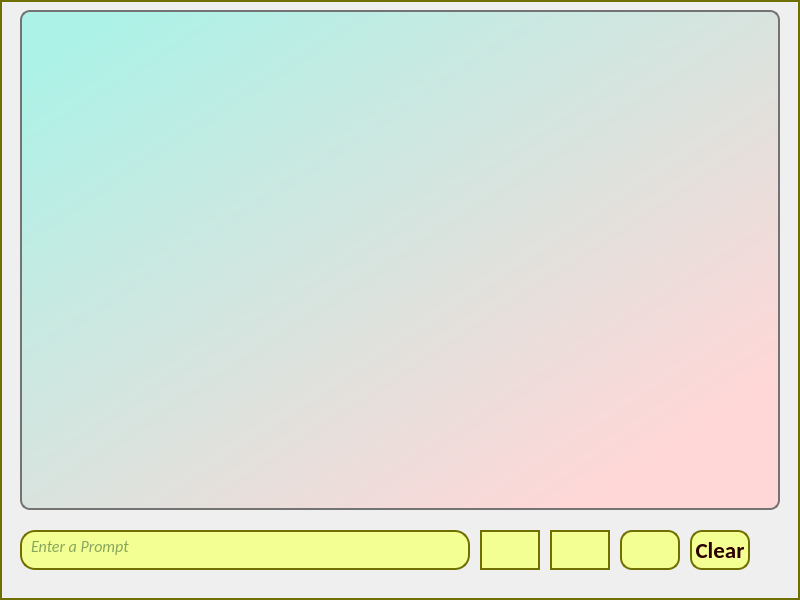
<?xml version="1.0" encoding="UTF-8"?>
<ui version="4.0">
 <class>Dialog</class>
 <widget class="QDialog" name="Dialog">
  <property name="geometry">
   <rect>
    <x>0</x>
    <y>0</y>
    <width>800</width>
    <height>600</height>
   </rect>
  </property>
  <property name="font">
   <font>
    <pointsize>10</pointsize>
    <weight>75</weight>
    <bold>true</bold>
   </font>
  </property>
  <property name="windowTitle">
   <string>RePaLk AI</string>
  </property>
  <property name="windowIcon">
   <iconset>
    <normaloff>../icons/logo.png</normaloff>../icons/logo.png</iconset>
  </property>
  <property name="toolTip">
   <string/>
  </property>
  <property name="toolTipDuration">
   <number>1</number>
  </property>
  <property name="statusTip">
   <string comment="Save to a file"/>
  </property>
  <property name="styleSheet">
   <string notr="true">background-color:qconicalgradient(cx:0.5, cy:0.5, angle:0, stop:0 rgba(35, 40, 3, 255), stop:0.16 rgba(136, 106, 22, 255), stop:0.225 rgba(166, 140, 41, 255), stop:0.285 rgba(204, 181, 74, 255), stop:0.345 rgba(235, 219, 102, 255), stop:0.415 rgba(245, 236, 112, 255), stop:0.52 rgba(209, 190, 76, 255), stop:0.57 rgba(187, 156, 51, 255), stop:0.635 rgba(168, 142, 42, 255), stop:0.695 rgba(202, 174, 68, 255), stop:0.75 rgba(218, 202, 86, 255), stop:0.815 rgba(208, 187, 73, 255), stop:0.88 rgba(187, 156, 51, 255), stop:0.935 rgba(137, 108, 26, 255), stop:1 rgba(35, 40, 3, 255));
border: 1.5px solid rgb(111, 111, 0);
color:black</string>
  </property>
  <widget class="QPushButton" name="pushButton">
   <property name="geometry">
    <rect>
     <x>480</x>
     <y>530</y>
     <width>60</width>
     <height>40</height>
    </rect>
   </property>
   <property name="font">
    <font>
     <pointsize>13</pointsize>
     <weight>75</weight>
     <bold>true</bold>
    </font>
   </property>
   <property name="toolTip">
    <string>Press enter to input text to output window </string>
   </property>
   <property name="toolTipDuration">
    <number>-1</number>
   </property>
   <property name="autoFillBackground">
    <bool>false</bool>
   </property>
   <property name="styleSheet">
    <string notr="true">QPushButton{
background-color:rgb(244, 255, 147);
padding:5px;
image-postion 5px,0px
}
QPushButton:hover{
background-color: rgb(208, 0, 104);
}

</string>
   </property>
   <property name="text">
    <string notr="true"/>
   </property>
   <property name="icon">
    <iconset>
     <normaloff>../icons/enter.png</normaloff>../icons/enter.png</iconset>
   </property>
   <property name="iconSize">
    <size>
     <width>52</width>
     <height>50</height>
    </size>
   </property>
   <property name="autoDefault">
    <bool>true</bool>
   </property>
   <property name="default">
    <bool>false</bool>
   </property>
  </widget>
  <widget class="QTextEdit" name="textEdit">
   <property name="geometry">
    <rect>
     <x>20</x>
     <y>530</y>
     <width>450</width>
     <height>40</height>
    </rect>
   </property>
   <property name="font">
    <font>
     <family>Calibri</family>
     <pointsize>12</pointsize>
     <weight>50</weight>
     <italic>true</italic>
     <bold>false</bold>
    </font>
   </property>
   <property name="contextMenuPolicy">
    <enum>Qt::NoContextMenu</enum>
   </property>
   <property name="toolTip">
    <string>text input </string>
   </property>
   <property name="autoFillBackground">
    <bool>false</bool>
   </property>
   <property name="styleSheet">
    <string notr="true">QTextEdit{
background-color:rgb(244, 255, 147);
font: italic 12pt &quot;Calibri&quot;;
color:rgb(26, 77, 38);
border-radius:15px;
padding-left:5px
}

QTextEdit:focus{
border: 1.5px solid rgb(129, 0, 97);
}</string>
   </property>
   <property name="lineWidth">
    <number>3</number>
   </property>
   <property name="lineWrapColumnOrWidth">
    <number>0</number>
   </property>
   <property name="html">
    <string>&lt;!DOCTYPE HTML PUBLIC &quot;-//W3C//DTD HTML 4.0//EN&quot; &quot;http://www.w3.org/TR/REC-html40/strict.dtd&quot;&gt;
&lt;html&gt;&lt;head&gt;&lt;meta name=&quot;qrichtext&quot; content=&quot;1&quot; /&gt;&lt;style type=&quot;text/css&quot;&gt;
p, li { white-space: pre-wrap; }
&lt;/style&gt;&lt;/head&gt;&lt;body style=&quot; font-family:'Calibri'; font-size:12pt; font-weight:400; font-style:italic;&quot;&gt;
&lt;p style=&quot;-qt-paragraph-type:empty; margin-top:0px; margin-bottom:0px; margin-left:0px; margin-right:0px; -qt-block-indent:0; text-indent:0px;&quot;&gt;&lt;br /&gt;&lt;/p&gt;&lt;/body&gt;&lt;/html&gt;</string>
   </property>
   <property name="placeholderText">
    <string>Enter a Prompt</string>
   </property>
  </widget>
  <widget class="QListWidget" name="listWidget">
   <property name="geometry">
    <rect>
     <x>20</x>
     <y>10</y>
     <width>760</width>
     <height>500</height>
    </rect>
   </property>
   <property name="sizePolicy">
    <sizepolicy hsizetype="Expanding" vsizetype="Expanding">
     <horstretch>0</horstretch>
     <verstretch>0</verstretch>
    </sizepolicy>
   </property>
   <property name="font">
    <font>
     <family>Calibri</family>
     <pointsize>12</pointsize>
     <weight>75</weight>
     <italic>false</italic>
     <bold>true</bold>
    </font>
   </property>
   <property name="toolTip">
    <string>Output Window</string>
   </property>
   <property name="styleSheet">
    <string notr="true">QListWidget{
background-color:qlineargradient(spread:pad, x1:0, y1:0, x2:1, y2:1, stop:0.0568182 rgba(172, 242, 231, 255), stop:0.869318 rgba(255, 215, 215, 255));
padding:4px; 
border: 2px solid rgb(115, 115, 115);
border-radius:10px;
}

QListWidget::item{
padding:4px;
margin:4px;
border-radius: 7px;
 background-color:rgb(244, 180, 26); 
color:rgb(20, 61, 89);
font: 12pt &quot;Arial Rounded MT Bold&quot;;
}</string>
   </property>
   <property name="verticalScrollBarPolicy">
    <enum>Qt::ScrollBarAsNeeded</enum>
   </property>
   <property name="horizontalScrollBarPolicy">
    <enum>Qt::ScrollBarAsNeeded</enum>
   </property>
   <property name="sizeAdjustPolicy">
    <enum>QAbstractScrollArea::AdjustIgnored</enum>
   </property>
   <property name="autoScroll">
    <bool>true</bool>
   </property>
   <property name="editTriggers">
    <set>QAbstractItemView::EditKeyPressed|QAbstractItemView::SelectedClicked</set>
   </property>
   <property name="selectionMode">
    <enum>QAbstractItemView::SingleSelection</enum>
   </property>
   <property name="verticalScrollMode">
    <enum>QAbstractItemView::ScrollPerPixel</enum>
   </property>
   <property name="movement">
    <enum>QListView::Static</enum>
   </property>
   <property name="flow">
    <enum>QListView::TopToBottom</enum>
   </property>
   <property name="isWrapping" stdset="0">
    <bool>false</bool>
   </property>
   <property name="resizeMode">
    <enum>QListView::Fixed</enum>
   </property>
   <property name="layoutMode">
    <enum>QListView::Batched</enum>
   </property>
   <property name="spacing">
    <number>5</number>
   </property>
   <property name="wordWrap">
    <bool>true</bool>
   </property>
  </widget>
  <widget class="QPushButton" name="pushButton2">
   <property name="geometry">
    <rect>
     <x>550</x>
     <y>530</y>
     <width>60</width>
     <height>40</height>
    </rect>
   </property>
   <property name="sizePolicy">
    <sizepolicy hsizetype="Expanding" vsizetype="Expanding">
     <horstretch>0</horstretch>
     <verstretch>0</verstretch>
    </sizepolicy>
   </property>
   <property name="toolTip">
    <string extracomment="'Save to a file'">Select one output item at a time and click to save into a file</string>
   </property>
   <property name="statusTip">
    <string extracomment="save to a file"/>
   </property>
   <property name="styleSheet">
    <string notr="true">QPushButton{
background-color:rgb(244, 255, 147);
}
QPushButton:hover{
background-color: rgb(208, 0, 104);
}

</string>
   </property>
   <property name="text">
    <string/>
   </property>
   <property name="icon">
    <iconset>
     <normaloff>../icons/Save2file.png</normaloff>../icons/Save2file.png</iconset>
   </property>
   <property name="iconSize">
    <size>
     <width>52</width>
     <height>50</height>
    </size>
   </property>
   <property name="shortcut">
    <string>Ctrl+S</string>
   </property>
  </widget>
  <widget class="QPushButton" name="pushButton3">
   <property name="geometry">
    <rect>
     <x>620</x>
     <y>530</y>
     <width>60</width>
     <height>40</height>
    </rect>
   </property>
   <property name="toolTip">
    <string>Press until Voice command show in Output Window</string>
   </property>
   <property name="toolTipDuration">
    <number>-1</number>
   </property>
   <property name="statusTip">
    <string/>
   </property>
   <property name="styleSheet">
    <string notr="true">QPushButton{
background-color:rgb(244, 255, 147);
border-radius: 12px;
}

QPushButton:hover
{background-color: rgb(208, 0, 104);}
</string>
   </property>
   <property name="text">
    <string/>
   </property>
   <property name="icon">
    <iconset>
     <normaloff>../icons/microphone.png</normaloff>../icons/microphone.png</iconset>
   </property>
   <property name="iconSize">
    <size>
     <width>40</width>
     <height>60</height>
    </size>
   </property>
   <property name="shortcut">
    <string>Space</string>
   </property>
  </widget>
  <widget class="QPushButton" name="pushButton3_2">
   <property name="geometry">
    <rect>
     <x>690</x>
     <y>530</y>
     <width>60</width>
     <height>40</height>
    </rect>
   </property>
   <property name="font">
    <font>
     <family>Calibri</family>
     <pointsize>17</pointsize>
     <weight>75</weight>
     <bold>true</bold>
    </font>
   </property>
   <property name="toolTip">
    <string>Press until Voice command show in Output Window</string>
   </property>
   <property name="toolTipDuration">
    <number>-1</number>
   </property>
   <property name="statusTip">
    <string/>
   </property>
   <property name="styleSheet">
    <string notr="true">QPushButton{
background-color:rgb(244, 255, 147);
border-radius: 12px;
color:rgb(43, 0, 0)
}

QPushButton:hover
{background-color: rgb(208, 0, 104);}
</string>
   </property>
   <property name="text">
    <string>Clear</string>
   </property>
   <property name="iconSize">
    <size>
     <width>40</width>
     <height>60</height>
    </size>
   </property>
   <property name="shortcut">
    <string>Ctrl+C</string>
   </property>
  </widget>
 </widget>
 <resources>
  <include location="../icons/enter.qrc"/>
 </resources>
 <connections/>
</ui>
